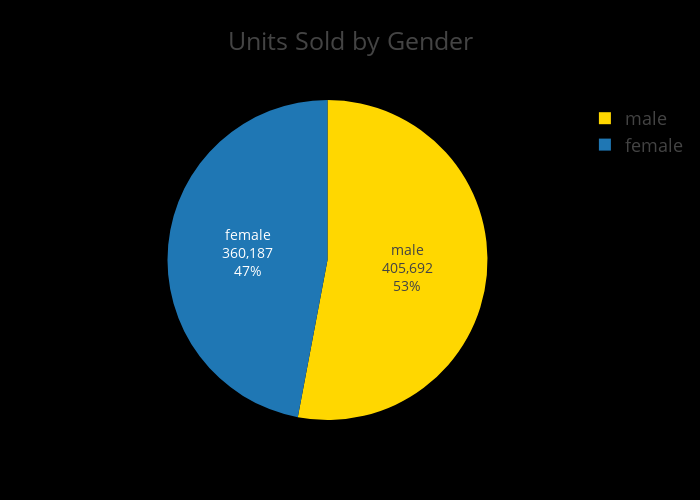

The notebook cell saved with this chart:
### Code cell
# Group and sum sold units by gender
gender_sold = combined_df.groupby('gender')['sold'].sum().reset_index()

# Create pie chart
fig4 = px.pie(
    gender_sold,
    names='gender',
    values='sold',
    title='Units Sold by Gender',
    color='gender',
    color_discrete_sequence=['#1f77b4', '#FFD700']
)

# Update layout: dark theme, fixed size
fig4.update_layout(
    template='presentation',
    paper_bgcolor='rgb(0, 0, 0)',
    plot_bgcolor='rgb(0, 0, 0)',
    height=500,
    width=700
)

# Optional: show label + percent + value
fig4.update_traces(textinfo='label+percent+value', textfont_size=14)

# Show figure
fig4.show()

# Optional: Save chart
results_dir = r"C:\Users\USER\Downloads\Perfume_E-Commerce\result"
os.makedirs(results_dir, exist_ok=True)

fig4.write_image(os.path.join(results_dir, 'units_sold_by_gender.jpg'))
fig4.write_image(os.path.join(results_dir, 'units_sold_by_gender.png'))
fig4.write_html(os.path.join(results_dir, 'units_sold_by_gender.html'))

### Figure 1 — Plotly figure (JSON) as saved in the notebook; plotly's stock layout.template omitted (floating-point values rounded to 4 significant figures)
{"data": [{"customdata": [["female"], ["male"]], "domain": {"x": [0, 1], "y": [0, 1]}, "hovertemplate": "gender=%{customdata[0]}<br>sold=%{value}<extra></extra>", "labels": ["female", "male"], "legendgroup": "", "marker": {"colors": ["#1f77b4", "#FFD700"]}, "name": "", "showlegend": true, "textfont": {"size": 14}, "textinfo": "label+percent+value", "type": "pie", "values": [360200.0, 405700.0]}], "layout": {"height": 500, "legend": {"tracegroupgap": 0}, "paper_bgcolor": "rgb(0, 0, 0)", "piecolorway": ["#1f77b4", "#FFD700"], "plot_bgcolor": "rgb(0, 0, 0)", "title": {"text": "Units Sold by Gender"}, "width": 700}}
